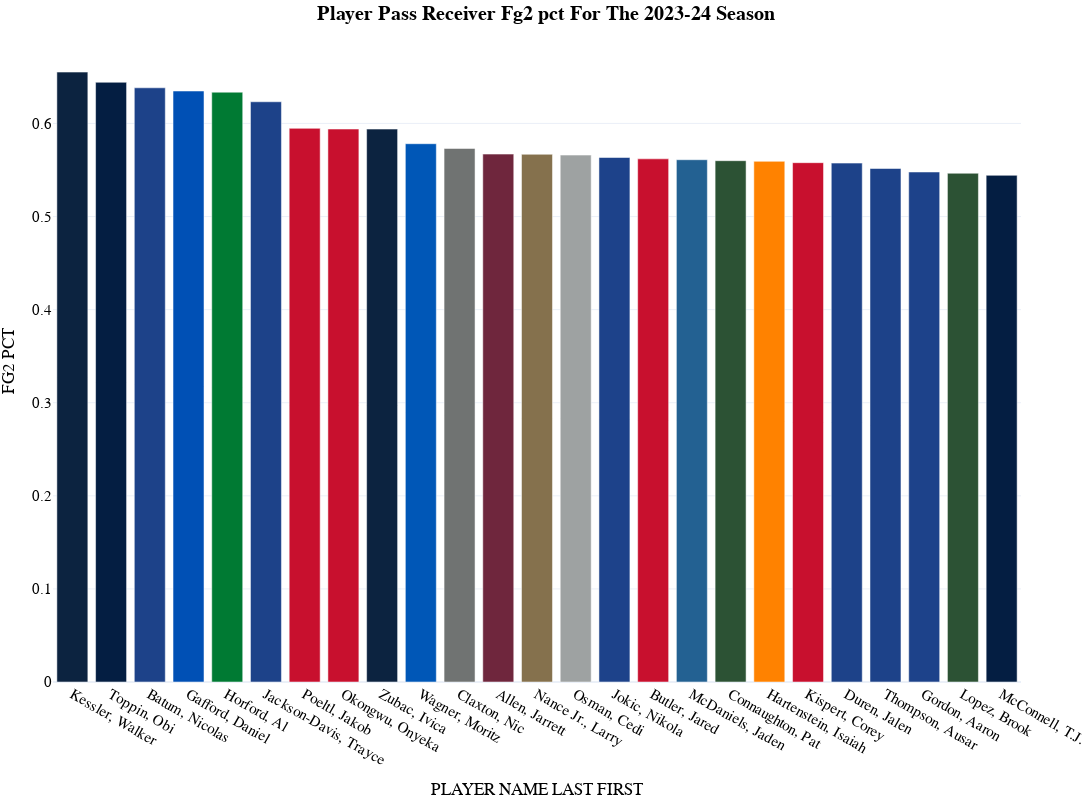

Write notebook code for a chart like this one.
### Code cell
fig_pass = px.bar(
  pass_totals_year_final[pass_totals_year_final["PASS"]>900].sort_values(by=category,ascending=False).head(25),
  x="PLAYER NAME LAST FIRST", 
  y=category,
  color="PLAYER NAME LAST FIRST",
  color_discrete_map=player_color_dict_shot_dist,     
  template='plotly_white',
  title="<b>Player Pass Receiver {} For The {} Season</b>".format(category.replace('_', ' ').capitalize(),year),
  hover_data=['PLAYER NAME LAST FIRST', 'Season', 'Category', 'G',
       'PASS', 'AST', 'FGM', 'FGA', 'FG2M', 'FG2A', 'FG3M', 'FG3A', 'FG PCT',
       'FG2 PCT', 'FG3 PCT', 'TEAM ABBREVIATION', 'SEASON'], 
  height=800, 
  width=1200,
  )
fig_pass.update_layout(
    margin=dict(l=5, r=5, t=40, b=5),
    showlegend=False,
    title_x=0.5,
    hoverlabel=dict(
        bgcolor="white",
        font_size=16,
        font_family="PT Sans Narrow"
    ),
    yaxis = dict(tickfont = dict(size=15)),
    xaxis = dict(tickfont = dict(size=15)),
    font=dict(
        family="PT Sans Narrow",
        size=14,
        color="Black"
    ),
    title_font_family="PT Sans Narrow"
)
fig_pass

### Figure 1 — Plotly figure (JSON) as saved in the notebook; plotly's stock layout.template omitted (floating-point values rounded to 4 significant figures)
{"data": [{"alignmentgroup": "True", "customdata": [["2023-24", "Regular Season", 1377, 909, 169, 175, 280, 171, 261, 4, 19, 0.625, 0.2105, "UTA", "2023-24"]], "hovertemplate": "PLAYER NAME LAST FIRST=%{x}<br>FG2 PCT=%{y}<br>Season=%{customdata[0]}<br>Category=%{customdata[1]}<br>G=%{customdata[2]}<br>PASS=%{customdata[3]}<br>AST=%{customdata[4]}<br>FGM=%{customdata[5]}<br>FGA=%{customdata[6]}<br>FG2M=%{customdata[7]}<br>FG2A=%{customdata[8]}<br>FG3M=%{customdata[9]}<br>FG3A=%{customdata[10]}<br>FG PCT=%{customdata[11]}<br>FG3 PCT=%{customdata[12]}<br>TEAM ABBREVIATION=%{customdata[13]}<br>SEASON=%{customdata[14]}<extra></extra>", "legendgroup": "Kessler, Walker", "marker": {"color": "#0C2340", "pattern": {"shape": ""}}, "name": "Kessler, Walker", "offsetgroup": "Kessler, Walker", "orientation": "v", "showlegend": true, "textposition": "auto", "type": "bar", "x": ["Kessler, Walker"], "xaxis": "x", "y": [0.6552], "yaxis": "y"}, {"alignmentgroup": "True", "customdata": [["2023-24", "Regular Season", 1230, 1569, 283, 303, 564, 201, 312, 102, 252, 0.5372, 0.4048, "IND", "2023-24"]], "hovertemplate": "PLAYER NAME LAST FIRST=%{x}<br>FG2 PCT=%{y}<br>Season=%{customdata[0]}<br>Category=%{customdata[1]}<br>G=%{customdata[2]}<br>PASS=%{customdata[3]}<br>AST=%{customdata[4]}<br>FGM=%{customdata[5]}<br>FGA=%{customdata[6]}<br>FG2M=%{customdata[7]}<br>FG2A=%{customdata[8]}<br>FG3M=%{customdata[9]}<br>FG3A=%{customdata[10]}<br>FG PCT=%{customdata[11]}<br>FG3 PCT=%{customdata[12]}<br>TEAM ABBREVIATION=%{customdata[13]}<br>SEASON=%{customdata[14]}<extra></extra>", "legendgroup": "Toppin, Obi", "marker": {"color": "#041E42", "pattern": {"shape": ""}}, "name": "Toppin, Obi", "offsetgroup": "Toppin, Obi", "orientation": "v", "showlegend": true, "textposition": "auto", "type": "bar", "x": ["Toppin, Obi"], "xaxis": "x", "y": [0.6442], "yaxis": "y"}, {"alignmentgroup": "True", "customdata": [["2023-24", "Regular Season", 2187, 1094, 100, 103, 230, 30, 47, 73, 183, 0.4478, 0.3989, "PHI", "2023-24"]], "hovertemplate": "PLAYER NAME LAST FIRST=%{x}<br>FG2 PCT=%{y}<br>Season=%{customdata[0]}<br>Category=%{customdata[1]}<br>G=%{customdata[2]}<br>PASS=%{customdata[3]}<br>AST=%{customdata[4]}<br>FGM=%{customdata[5]}<br>FGA=%{customdata[6]}<br>FG2M=%{customdata[7]}<br>FG2A=%{customdata[8]}<br>FG3M=%{customdata[9]}<br>FG3A=%{customdata[10]}<br>FG PCT=%{customdata[11]}<br>FG3 PCT=%{customdata[12]}<br>TEAM ABBREVIATION=%{customdata[13]}<br>SEASON=%{customdata[14]}<extra></extra>", "legendgroup": "Batum, Nicolas", "marker": {"color": "#1D4289", "pattern": {"shape": ""}}, "name": "Batum, Nicolas", "offsetgroup": "Batum, Nicolas", "orientation": "v", "showlegend": true, "textposition": "auto", "type": "bar", "x": ["Batum, Nicolas"], "xaxis": "x", "y": [0.6383], "yaxis": "y"}, {"alignmentgroup": "True", "customdata": [["2023-24", "Regular Season", 1712, 1317, 257, 266, 419, 266, 419, 0, 0, 0.6348, null, "DAL", "2023-24"]], "hovertemplate": "PLAYER NAME LAST FIRST=%{x}<br>FG2 PCT=%{y}<br>Season=%{customdata[0]}<br>Category=%{customdata[1]}<br>G=%{customdata[2]}<br>PASS=%{customdata[3]}<br>AST=%{customdata[4]}<br>FGM=%{customdata[5]}<br>FGA=%{customdata[6]}<br>FG2M=%{customdata[7]}<br>FG2A=%{customdata[8]}<br>FG3M=%{customdata[9]}<br>FG3A=%{customdata[10]}<br>FG PCT=%{customdata[11]}<br>FG3 PCT=%{customdata[12]}<br>TEAM ABBREVIATION=%{customdata[13]}<br>SEASON=%{customdata[14]}<extra></extra>", "legendgroup": "Gafford, Daniel", "marker": {"color": "#0050B5", "pattern": {"shape": ""}}, "name": "Gafford, Daniel", "offsetgroup": "Gafford, Daniel", "orientation": "v", "showlegend": true, "textposition": "auto", "type": "bar", "x": ["Gafford, Daniel"], "xaxis": "x", "y": [0.6348], "yaxis": "y"}, {"alignmentgroup": "True", "customdata": [["2023-24", "Regular Season", 1053, 1252, 181, 190, 380, 83, 131, 107, 249, 0.5, 0.4297, "BOS", "2023-24"]], "hovertemplate": "PLAYER NAME LAST FIRST=%{x}<br>FG2 PCT=%{y}<br>Season=%{customdata[0]}<br>Category=%{customdata[1]}<br>G=%{customdata[2]}<br>PASS=%{customdata[3]}<br>AST=%{customdata[4]}<br>FGM=%{customdata[5]}<br>FGA=%{customdata[6]}<br>FG2M=%{customdata[7]}<br>FG2A=%{customdata[8]}<br>FG3M=%{customdata[9]}<br>FG3A=%{customdata[10]}<br>FG PCT=%{customdata[11]}<br>FG3 PCT=%{customdata[12]}<br>TEAM ABBREVIATION=%{customdata[13]}<br>SEASON=%{customdata[14]}<extra></extra>", "legendgroup": "Horford, Al", "marker": {"color": "#007A33", "pattern": {"shape": ""}}, "name": "Horford, Al", "offsetgroup": "Horford, Al", "orientation": "v", "showlegend": true, "textposition": "auto", "type": "bar", "x": ["Horford, Al"], "xaxis": "x", "y": [0.6336], "yaxis": "y"}, {"alignmentgroup": "True", "customdata": [["2023-24", "Regular Season", 1134, 1039, 169, 182, 293, 182, 292, 0, 1, 0.6212, 0, "GSW", "2023-24"]], "hovertemplate": "PLAYER NAME LAST FIRST=%{x}<br>FG2 PCT=%{y}<br>Season=%{customdata[0]}<br>Category=%{customdata[1]}<br>G=%{customdata[2]}<br>PASS=%{customdata[3]}<br>AST=%{customdata[4]}<br>FGM=%{customdata[5]}<br>FGA=%{customdata[6]}<br>FG2M=%{customdata[7]}<br>FG2A=%{customdata[8]}<br>FG3M=%{customdata[9]}<br>FG3A=%{customdata[10]}<br>FG PCT=%{customdata[11]}<br>FG3 PCT=%{customdata[12]}<br>TEAM ABBREVIATION=%{customdata[13]}<br>SEASON=%{customdata[14]}<extra></extra>", "legendgroup": "Jackson-Davis, Trayce", "marker": {"color": "#1D4289", "pattern": {"shape": ""}}, "name": "Jackson-Davis, Trayce", "offsetgroup": "Jackson-Davis, Trayce", "orientation": "v", "showlegend": true, "textposition": "auto", "type": "bar", "x": ["Jackson-Davis, Trayce"], "xaxis": "x", "y": [0.6233], "yaxis": "y"}, {"alignmentgroup": "True", "customdata": [["2023-24", "Regular Season", 1377, 1226, 197, 204, 343, 204, 343, 0, 0, 0.5948, null, "TOR", "2023-24"]], "hovertemplate": "PLAYER NAME LAST FIRST=%{x}<br>FG2 PCT=%{y}<br>Season=%{customdata[0]}<br>Category=%{customdata[1]}<br>G=%{customdata[2]}<br>PASS=%{customdata[3]}<br>AST=%{customdata[4]}<br>FGM=%{customdata[5]}<br>FGA=%{customdata[6]}<br>FG2M=%{customdata[7]}<br>FG2A=%{customdata[8]}<br>FG3M=%{customdata[9]}<br>FG3A=%{customdata[10]}<br>FG PCT=%{customdata[11]}<br>FG3 PCT=%{customdata[12]}<br>TEAM ABBREVIATION=%{customdata[13]}<br>SEASON=%{customdata[14]}<extra></extra>", "legendgroup": "Poeltl, Jakob", "marker": {"color": "#C8102E", "pattern": {"shape": ""}}, "name": "Poeltl, Jakob", "offsetgroup": "Poeltl, Jakob", "orientation": "v", "showlegend": true, "textposition": "auto", "type": "bar", "x": ["Poeltl, Jakob"], "xaxis": "x", "y": [0.5948], "yaxis": "y"}, {"alignmentgroup": "True", "customdata": [["2023-24", "Regular Season", 1230, 997, 175, 181, 334, 158, 266, 23, 68, 0.5419, 0.3382, "ATL", "2023-24"]], "hovertemplate": "PLAYER NAME LAST FIRST=%{x}<br>FG2 PCT=%{y}<br>Season=%{customdata[0]}<br>Category=%{customdata[1]}<br>G=%{customdata[2]}<br>PASS=%{customdata[3]}<br>AST=%{customdata[4]}<br>FGM=%{customdata[5]}<br>FGA=%{customdata[6]}<br>FG2M=%{customdata[7]}<br>FG2A=%{customdata[8]}<br>FG3M=%{customdata[9]}<br>FG3A=%{customdata[10]}<br>FG PCT=%{customdata[11]}<br>FG3 PCT=%{customdata[12]}<br>TEAM ABBREVIATION=%{customdata[13]}<br>SEASON=%{customdata[14]}<extra></extra>", "legendgroup": "Okongwu, Onyeka", "marker": {"color": "#C8102E", "pattern": {"shape": ""}}, "name": "Okongwu, Onyeka", "offsetgroup": "Okongwu, Onyeka", "orientation": "v", "showlegend": true, "textposition": "auto", "type": "bar", "x": ["Okongwu, Onyeka"], "xaxis": "x", "y": [0.594], "yaxis": "y"}, {"alignmentgroup": "True", "customdata": [["2023-24", "Regular Season", 1134, 1282, 252, 275, 463, 275, 463, 0, 0, 0.594, null, "LAC", "2023-24"]], "hovertemplate": "PLAYER NAME LAST FIRST=%{x}<br>FG2 PCT=%{y}<br>Season=%{customdata[0]}<br>Category=%{customdata[1]}<br>G=%{customdata[2]}<br>PASS=%{customdata[3]}<br>AST=%{customdata[4]}<br>FGM=%{customdata[5]}<br>FGA=%{customdata[6]}<br>FG2M=%{customdata[7]}<br>FG2A=%{customdata[8]}<br>FG3M=%{customdata[9]}<br>FG3A=%{customdata[10]}<br>FG PCT=%{customdata[11]}<br>FG3 PCT=%{customdata[12]}<br>TEAM ABBREVIATION=%{customdata[13]}<br>SEASON=%{customdata[14]}<extra></extra>", "legendgroup": "Zubac, Ivica", "marker": {"color": "#0C2340", "pattern": {"shape": ""}}, "name": "Zubac, Ivica", "offsetgroup": "Zubac, Ivica", "orientation": "v", "showlegend": true, "textposition": "auto", "type": "bar", "x": ["Zubac, Ivica"], "xaxis": "x", "y": [0.594], "yaxis": "y"}, {"alignmentgroup": "True", "customdata": [["2023-24", "Regular Season", 1312, 1575, 270, 293, 555, 255, 441, 38, 114, 0.5279, 0.3333, "ORL", "2023-24"]], "hovertemplate": "PLAYER NAME LAST FIRST=%{x}<br>FG2 PCT=%{y}<br>Season=%{customdata[0]}<br>Category=%{customdata[1]}<br>G=%{customdata[2]}<br>PASS=%{customdata[3]}<br>AST=%{customdata[4]}<br>FGM=%{customdata[5]}<br>FGA=%{customdata[6]}<br>FG2M=%{customdata[7]}<br>FG2A=%{customdata[8]}<br>FG3M=%{customdata[9]}<br>FG3A=%{customdata[10]}<br>FG PCT=%{customdata[11]}<br>FG3 PCT=%{customdata[12]}<br>TEAM ABBREVIATION=%{customdata[13]}<br>SEASON=%{customdata[14]}<extra></extra>", "legendgroup": "Wagner, Moritz", "marker": {"color": "#0057B7", "pattern": {"shape": ""}}, "name": "Wagner, Moritz", "offsetgroup": "Wagner, Moritz", "orientation": "v", "showlegend": true, "textposition": "auto", "type": "bar", "x": ["Wagner, Moritz"], "xaxis": "x", "y": [0.5782], "yaxis": "y"}, {"alignmentgroup": "True", "customdata": [["2023-24", "Regular Season", 1185, 1758, 258, 287, 504, 286, 499, 1, 5, 0.5694, 0.2, "BKN", "2023-24"]], "hovertemplate": "PLAYER NAME LAST FIRST=%{x}<br>FG2 PCT=%{y}<br>Season=%{customdata[0]}<br>Category=%{customdata[1]}<br>G=%{customdata[2]}<br>PASS=%{customdata[3]}<br>AST=%{customdata[4]}<br>FGM=%{customdata[5]}<br>FGA=%{customdata[6]}<br>FG2M=%{customdata[7]}<br>FG2A=%{customdata[8]}<br>FG3M=%{customdata[9]}<br>FG3A=%{customdata[10]}<br>FG PCT=%{customdata[11]}<br>FG3 PCT=%{customdata[12]}<br>TEAM ABBREVIATION=%{customdata[13]}<br>SEASON=%{customdata[14]}<extra></extra>", "legendgroup": "Claxton, Nic", "marker": {"color": "#707372", "pattern": {"shape": ""}}, "name": "Claxton, Nic", "offsetgroup": "Claxton, Nic", "orientation": "v", "showlegend": true, "textposition": "auto", "type": "bar", "x": ["Claxton, Nic"], "xaxis": "x", "y": [0.5731], "yaxis": "y"}, {"alignmentgroup": "True", "customdata": [["2023-24", "Regular Season", 1148, 2426, 426, 448, 795, 448, 790, 0, 5, 0.5635, 0, "CLE", "2023-24"]], "hovertemplate": "PLAYER NAME LAST FIRST=%{x}<br>FG2 PCT=%{y}<br>Season=%{customdata[0]}<br>Category=%{customdata[1]}<br>G=%{customdata[2]}<br>PASS=%{customdata[3]}<br>AST=%{customdata[4]}<br>FGM=%{customdata[5]}<br>FGA=%{customdata[6]}<br>FG2M=%{customdata[7]}<br>FG2A=%{customdata[8]}<br>FG3M=%{customdata[9]}<br>FG3A=%{customdata[10]}<br>FG PCT=%{customdata[11]}<br>FG3 PCT=%{customdata[12]}<br>TEAM ABBREVIATION=%{customdata[13]}<br>SEASON=%{customdata[14]}<extra></extra>", "legendgroup": "Allen, Jarrett", "marker": {"color": "#6F263D", "pattern": {"shape": ""}}, "name": "Allen, Jarrett", "offsetgroup": "Allen, Jarrett", "orientation": "v", "showlegend": true, "textposition": "auto", "type": "bar", "x": ["Allen, Jarrett"], "xaxis": "x", "y": [0.5671], "yaxis": "y"}, {"alignmentgroup": "True", "customdata": [["2023-24", "Regular Season", 1053, 1148, 110, 115, 219, 89, 157, 26, 62, 0.5251, 0.4194, "NOP", "2023-24"]], "hovertemplate": "PLAYER NAME LAST FIRST=%{x}<br>FG2 PCT=%{y}<br>Season=%{customdata[0]}<br>Category=%{customdata[1]}<br>G=%{customdata[2]}<br>PASS=%{customdata[3]}<br>AST=%{customdata[4]}<br>FGM=%{customdata[5]}<br>FGA=%{customdata[6]}<br>FG2M=%{customdata[7]}<br>FG2A=%{customdata[8]}<br>FG3M=%{customdata[9]}<br>FG3A=%{customdata[10]}<br>FG PCT=%{customdata[11]}<br>FG3 PCT=%{customdata[12]}<br>TEAM ABBREVIATION=%{customdata[13]}<br>SEASON=%{customdata[14]}<extra></extra>", "legendgroup": "Nance Jr., Larry", "marker": {"color": "#85714d", "pattern": {"shape": ""}}, "name": "Nance Jr., Larry", "offsetgroup": "Nance Jr., Larry", "orientation": "v", "showlegend": true, "textposition": "auto", "type": "bar", "x": ["Nance Jr., Larry"], "xaxis": "x", "y": [0.5669], "yaxis": "y"}, {"alignmentgroup": "True", "customdata": [["2023-24", "Regular Season", 1134, 1107, 154, 175, 378, 90, 159, 85, 219, 0.463, 0.3881, "SAS", "2023-24"]], "hovertemplate": "PLAYER NAME LAST FIRST=%{x}<br>FG2 PCT=%{y}<br>Season=%{customdata[0]}<br>Category=%{customdata[1]}<br>G=%{customdata[2]}<br>PASS=%{customdata[3]}<br>AST=%{customdata[4]}<br>FGM=%{customdata[5]}<br>FGA=%{customdata[6]}<br>FG2M=%{customdata[7]}<br>FG2A=%{customdata[8]}<br>FG3M=%{customdata[9]}<br>FG3A=%{customdata[10]}<br>FG PCT=%{customdata[11]}<br>FG3 PCT=%{customdata[12]}<br>TEAM ABBREVIATION=%{customdata[13]}<br>SEASON=%{customdata[14]}<extra></extra>", "legendgroup": "Osman, Cedi", "marker": {"color": "#9EA2A2", "pattern": {"shape": ""}}, "name": "Osman, Cedi", "offsetgroup": "Osman, Cedi", "orientation": "v", "showlegend": true, "textposition": "auto", "type": "bar", "x": ["Osman, Cedi"], "xaxis": "x", "y": [0.566], "yaxis": "y"}, {"alignmentgroup": "True", "customdata": [["2023-24", "Regular Season", 960, 5225, 473, 693, 1309, 613, 1088, 80, 221, 0.5294, 0.362, "DEN", "2023-24"]], "hovertemplate": "PLAYER NAME LAST FIRST=%{x}<br>FG2 PCT=%{y}<br>Season=%{customdata[0]}<br>Category=%{customdata[1]}<br>G=%{customdata[2]}<br>PASS=%{customdata[3]}<br>AST=%{customdata[4]}<br>FGM=%{customdata[5]}<br>FGA=%{customdata[6]}<br>FG2M=%{customdata[7]}<br>FG2A=%{customdata[8]}<br>FG3M=%{customdata[9]}<br>FG3A=%{customdata[10]}<br>FG PCT=%{customdata[11]}<br>FG3 PCT=%{customdata[12]}<br>TEAM ABBREVIATION=%{customdata[13]}<br>SEASON=%{customdata[14]}<extra></extra>", "legendgroup": "Jokic, Nikola", "marker": {"color": "#1d428a", "pattern": {"shape": ""}}, "name": "Jokic, Nikola", "offsetgroup": "Jokic, Nikola", "orientation": "v", "showlegend": true, "textposition": "auto", "type": "bar", "x": ["Jokic, Nikola"], "xaxis": "x", "y": [0.5634], "yaxis": "y"}, {"alignmentgroup": "True", "customdata": [["2023-24", "Regular Season", 1640, 940, 42, 92, 196, 68, 121, 24, 75, 0.4694, 0.32, "WAS", "2023-24"]], "hovertemplate": "PLAYER NAME LAST FIRST=%{x}<br>FG2 PCT=%{y}<br>Season=%{customdata[0]}<br>Category=%{customdata[1]}<br>G=%{customdata[2]}<br>PASS=%{customdata[3]}<br>AST=%{customdata[4]}<br>FGM=%{customdata[5]}<br>FGA=%{customdata[6]}<br>FG2M=%{customdata[7]}<br>FG2A=%{customdata[8]}<br>FG3M=%{customdata[9]}<br>FG3A=%{customdata[10]}<br>FG PCT=%{customdata[11]}<br>FG3 PCT=%{customdata[12]}<br>TEAM ABBREVIATION=%{customdata[13]}<br>SEASON=%{customdata[14]}<extra></extra>", "legendgroup": "Butler, Jared", "marker": {"color": "#C8102E", "pattern": {"shape": ""}}, "name": "Butler, Jared", "offsetgroup": "Butler, Jared", "orientation": "v", "showlegend": true, "textposition": "auto", "type": "bar", "x": ["Butler, Jared"], "xaxis": "x", "y": [0.562], "yaxis": "y"}, {"alignmentgroup": "True", "customdata": [["2023-24", "Regular Season", 1148, 1601, 222, 279, 597, 193, 344, 86, 253, 0.4673, 0.3399, "MIN", "2023-24"]], "hovertemplate": "PLAYER NAME LAST FIRST=%{x}<br>FG2 PCT=%{y}<br>Season=%{customdata[0]}<br>Category=%{customdata[1]}<br>G=%{customdata[2]}<br>PASS=%{customdata[3]}<br>AST=%{customdata[4]}<br>FGM=%{customdata[5]}<br>FGA=%{customdata[6]}<br>FG2M=%{customdata[7]}<br>FG2A=%{customdata[8]}<br>FG3M=%{customdata[9]}<br>FG3A=%{customdata[10]}<br>FG PCT=%{customdata[11]}<br>FG3 PCT=%{customdata[12]}<br>TEAM ABBREVIATION=%{customdata[13]}<br>SEASON=%{customdata[14]}<extra></extra>", "legendgroup": "McDaniels, Jaden", "marker": {"color": "#236192", "pattern": {"shape": ""}}, "name": "McDaniels, Jaden", "offsetgroup": "McDaniels, Jaden", "orientation": "v", "showlegend": true, "textposition": "auto", "type": "bar", "x": ["McDaniels, Jaden"], "xaxis": "x", "y": [0.561], "yaxis": "y"}, {"alignmentgroup": "True", "customdata": [["2023-24", "Regular Season", 1312, 1477, 123, 137, 337, 56, 100, 81, 237, 0.4065, 0.3418, "MIL", "2023-24"]], "hovertemplate": "PLAYER NAME LAST FIRST=%{x}<br>FG2 PCT=%{y}<br>Season=%{customdata[0]}<br>Category=%{customdata[1]}<br>G=%{customdata[2]}<br>PASS=%{customdata[3]}<br>AST=%{customdata[4]}<br>FGM=%{customdata[5]}<br>FGA=%{customdata[6]}<br>FG2M=%{customdata[7]}<br>FG2A=%{customdata[8]}<br>FG3M=%{customdata[9]}<br>FG3A=%{customdata[10]}<br>FG PCT=%{customdata[11]}<br>FG3 PCT=%{customdata[12]}<br>TEAM ABBREVIATION=%{customdata[13]}<br>SEASON=%{customdata[14]}<extra></extra>", "legendgroup": "Connaughton, Pat", "marker": {"color": "#2C5234", "pattern": {"shape": ""}}, "name": "Connaughton, Pat", "offsetgroup": "Connaughton, Pat", "orientation": "v", "showlegend": true, "textposition": "auto", "type": "bar", "x": ["Connaughton, Pat"], "xaxis": "x", "y": [0.56], "yaxis": "y"}, {"alignmentgroup": "True", "customdata": [["2023-24", "Regular Season", 1230, 1582, 154, 166, 298, 165, 295, 1, 3, 0.557, 0.3333, "NYK", "2023-24"]], "hovertemplate": "PLAYER NAME LAST FIRST=%{x}<br>FG2 PCT=%{y}<br>Season=%{customdata[0]}<br>Category=%{customdata[1]}<br>G=%{customdata[2]}<br>PASS=%{customdata[3]}<br>AST=%{customdata[4]}<br>FGM=%{customdata[5]}<br>FGA=%{customdata[6]}<br>FG2M=%{customdata[7]}<br>FG2A=%{customdata[8]}<br>FG3M=%{customdata[9]}<br>FG3A=%{customdata[10]}<br>FG PCT=%{customdata[11]}<br>FG3 PCT=%{customdata[12]}<br>TEAM ABBREVIATION=%{customdata[13]}<br>SEASON=%{customdata[14]}<extra></extra>", "legendgroup": "Hartenstein, Isaiah", "marker": {"color": "#FF8200", "pattern": {"shape": ""}}, "name": "Hartenstein, Isaiah", "offsetgroup": "Hartenstein, Isaiah", "orientation": "v", "showlegend": true, "textposition": "auto", "type": "bar", "x": ["Hartenstein, Isaiah"], "xaxis": "x", "y": [0.5593], "yaxis": "y"}, {"alignmentgroup": "True", "customdata": [["2023-24", "Regular Season", 1722, 1989, 323, 364, 805, 188, 337, 176, 468, 0.4522, 0.3761, "WAS", "2023-24"]], "hovertemplate": "PLAYER NAME LAST FIRST=%{x}<br>FG2 PCT=%{y}<br>Season=%{customdata[0]}<br>Category=%{customdata[1]}<br>G=%{customdata[2]}<br>PASS=%{customdata[3]}<br>AST=%{customdata[4]}<br>FGM=%{customdata[5]}<br>FGA=%{customdata[6]}<br>FG2M=%{customdata[7]}<br>FG2A=%{customdata[8]}<br>FG3M=%{customdata[9]}<br>FG3A=%{customdata[10]}<br>FG PCT=%{customdata[11]}<br>FG3 PCT=%{customdata[12]}<br>TEAM ABBREVIATION=%{customdata[13]}<br>SEASON=%{customdata[14]}<extra></extra>", "legendgroup": "Kispert, Corey", "marker": {"color": "#C8102E", "pattern": {"shape": ""}}, "name": "Kispert, Corey", "offsetgroup": "Kispert, Corey", "orientation": "v", "showlegend": true, "textposition": "auto", "type": "bar", "x": ["Kispert, Corey"], "xaxis": "x", "y": [0.5579], "yaxis": "y"}, {"alignmentgroup": "True", "customdata": [["2023-24", "Regular Season", 2025, 1634, 232, 267, 483, 267, 479, 0, 4, 0.5528, 0, "DET", "2023-24"]], "hovertemplate": "PLAYER NAME LAST FIRST=%{x}<br>FG2 PCT=%{y}<br>Season=%{customdata[0]}<br>Category=%{customdata[1]}<br>G=%{customdata[2]}<br>PASS=%{customdata[3]}<br>AST=%{customdata[4]}<br>FGM=%{customdata[5]}<br>FGA=%{customdata[6]}<br>FG2M=%{customdata[7]}<br>FG2A=%{customdata[8]}<br>FG3M=%{customdata[9]}<br>FG3A=%{customdata[10]}<br>FG PCT=%{customdata[11]}<br>FG3 PCT=%{customdata[12]}<br>TEAM ABBREVIATION=%{customdata[13]}<br>SEASON=%{customdata[14]}<extra></extra>", "legendgroup": "Duren, Jalen", "marker": {"color": "#1D4289", "pattern": {"shape": ""}}, "name": "Duren, Jalen", "offsetgroup": "Duren, Jalen", "orientation": "v", "showlegend": true, "textposition": "auto", "type": "bar", "x": ["Duren, Jalen"], "xaxis": "x", "y": [0.5574], "yaxis": "y"}, {"alignmentgroup": "True", "customdata": [["2023-24", "Regular Season", 1863, 1070, 161, 191, 417, 171, 310, 20, 107, 0.458, 0.1869, "DET", "2023-24"]], "hovertemplate": "PLAYER NAME LAST FIRST=%{x}<br>FG2 PCT=%{y}<br>Season=%{customdata[0]}<br>Category=%{customdata[1]}<br>G=%{customdata[2]}<br>PASS=%{customdata[3]}<br>AST=%{customdata[4]}<br>FGM=%{customdata[5]}<br>FGA=%{customdata[6]}<br>FG2M=%{customdata[7]}<br>FG2A=%{customdata[8]}<br>FG3M=%{customdata[9]}<br>FG3A=%{customdata[10]}<br>FG PCT=%{customdata[11]}<br>FG3 PCT=%{customdata[12]}<br>TEAM ABBREVIATION=%{customdata[13]}<br>SEASON=%{customdata[14]}<extra></extra>", "legendgroup": "Thompson, Ausar", "marker": {"color": "#1D4289", "pattern": {"shape": ""}}, "name": "Thompson, Ausar", "offsetgroup": "Thompson, Ausar", "orientation": "v", "showlegend": true, "textposition": "auto", "type": "bar", "x": ["Thompson, Ausar"], "xaxis": "x", "y": [0.5516], "yaxis": "y"}, {"alignmentgroup": "True", "customdata": [["2023-24", "Regular Season", 1040, 2018, 255, 307, 619, 269, 491, 38, 128, 0.496, 0.2969, "DEN", "2023-24"]], "hovertemplate": "PLAYER NAME LAST FIRST=%{x}<br>FG2 PCT=%{y}<br>Season=%{customdata[0]}<br>Category=%{customdata[1]}<br>G=%{customdata[2]}<br>PASS=%{customdata[3]}<br>AST=%{customdata[4]}<br>FGM=%{customdata[5]}<br>FGA=%{customdata[6]}<br>FG2M=%{customdata[7]}<br>FG2A=%{customdata[8]}<br>FG3M=%{customdata[9]}<br>FG3A=%{customdata[10]}<br>FG PCT=%{customdata[11]}<br>FG3 PCT=%{customdata[12]}<br>TEAM ABBREVIATION=%{customdata[13]}<br>SEASON=%{customdata[14]}<extra></extra>", "legendgroup": "Gordon, Aaron", "marker": {"color": "#1d428a", "pattern": {"shape": ""}}, "name": "Gordon, Aaron", "offsetgroup": "Gordon, Aaron", "orientation": "v", "showlegend": true, "textposition": "auto", "type": "bar", "x": ["Gordon, Aaron"], "xaxis": "x", "y": [0.5479], "yaxis": "y"}, {"alignmentgroup": "True", "customdata": [["2023-24", "Regular Season", 1312, 1683, 309, 336, 748, 188, 344, 148, 404, 0.4492, 0.3663, "MIL", "2023-24"]], "hovertemplate": "PLAYER NAME LAST FIRST=%{x}<br>FG2 PCT=%{y}<br>Season=%{customdata[0]}<br>Category=%{customdata[1]}<br>G=%{customdata[2]}<br>PASS=%{customdata[3]}<br>AST=%{customdata[4]}<br>FGM=%{customdata[5]}<br>FGA=%{customdata[6]}<br>FG2M=%{customdata[7]}<br>FG2A=%{customdata[8]}<br>FG3M=%{customdata[9]}<br>FG3A=%{customdata[10]}<br>FG PCT=%{customdata[11]}<br>FG3 PCT=%{customdata[12]}<br>TEAM ABBREVIATION=%{customdata[13]}<br>SEASON=%{customdata[14]}<extra></extra>", "legendgroup": "Lopez, Brook", "marker": {"color": "#2C5234", "pattern": {"shape": ""}}, "name": "Lopez, Brook", "offsetgroup": "Lopez, Brook", "orientation": "v", "showlegend": true, "textposition": "auto", "type": "bar", "x": ["Lopez, Brook"], "xaxis": "x", "y": [0.5465], "yaxis": "y"}, {"alignmentgroup": "True", "customdata": [["2023-24", "Regular Season", 1476, 3056, 113, 313, 585, 295, 542, 18, 43, 0.535, 0.4186, "IND", "2023-24"]], "hovertemplate": "PLAYER NAME LAST FIRST=%{x}<br>FG2 PCT=%{y}<br>Season=%{customdata[0]}<br>Category=%{customdata[1]}<br>G=%{customdata[2]}<br>PASS=%{customdata[3]}<br>AST=%{customdata[4]}<br>FGM=%{customdata[5]}<br>FGA=%{customdata[6]}<br>FG2M=%{customdata[7]}<br>FG2A=%{customdata[8]}<br>FG3M=%{customdata[9]}<br>FG3A=%{customdata[10]}<br>FG PCT=%{customdata[11]}<br>FG3 PCT=%{customdata[12]}<br>TEAM ABBREVIATION=%{customdata[13]}<br>SEASON=%{customdata[14]}<extra></extra>", "legendgroup": "McConnell, T.J.", "marker": {"color": "#041E42", "pattern": {"shape": ""}}, "name": "McConnell, T.J.", "offsetgroup": "McConnell, T.J.", "orientation": "v", "showlegend": true, "textposition": "auto", "type": "bar", "x": ["McConnell, T.J."], "xaxis": "x", "y": [0.5443], "yaxis": "y"}], "layout": {"barmode": "relative", "font": {"color": "Black", "family": "PT Sans Narrow", "size": 14}, "height": 800, "hoverlabel": {"bgcolor": "white", "font": {"family": "PT Sans Narrow", "size": 16}}, "legend": {"title": {"text": "PLAYER NAME LAST FIRST"}, "tracegroupgap": 0}, "margin": {"b": 5, "l": 5, "r": 5, "t": 40}, "showlegend": false, "title": {"font": {"family": "PT Sans Narrow"}, "text": "<b>Player Pass Receiver Fg2 pct For The 2023-24 Season</b>", "x": 0.5}, "width": 1200, "xaxis": {"anchor": "y", "categoryarray": ["Kessler, Walker", "Toppin, Obi", "Batum, Nicolas", "Gafford, Daniel", "Horford, Al", "Jackson-Davis, Trayce", "Poeltl, Jakob", "Okongwu, Onyeka", "Zubac, Ivica", "Wagner, Moritz", "Claxton, Nic", "Allen, Jarrett", "Nance Jr., Larry", "Osman, Cedi", "Jokic, Nikola", "Butler, Jared", "McDaniels, Jaden", "Connaughton, Pat", "Hartenstein, Isaiah", "Kispert, Corey", "Duren, Jalen", "Thompson, Ausar", "Gordon, Aaron", "Lopez, Brook", "McConnell, T.J."], "categoryorder": "array", "domain": [0, 1], "tickfont": {"size": 15}, "title": {"text": "PLAYER NAME LAST FIRST"}}, "yaxis": {"anchor": "x", "domain": [0, 1], "tickfont": {"size": 15}, "title": {"text": "FG2 PCT"}}}}
